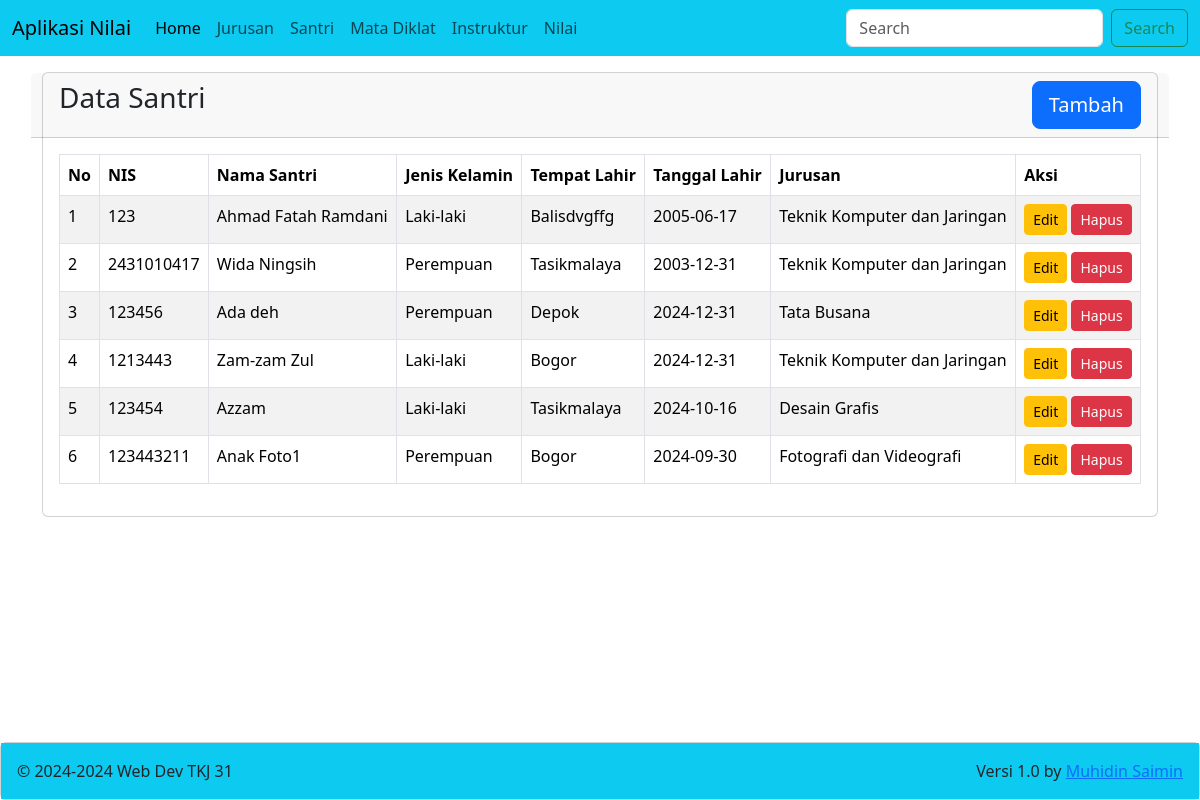
The page /?m=santri on the database its author committed.
### tables this page shows
CREATE TABLE `students` (
  `id` int(11) NOT NULL,
  `nis` varchar(10) NOT NULL,
  `name` varchar(100) DEFAULT NULL,
  `gender` varchar(10) DEFAULT NULL,
  `pob` varchar(75) DEFAULT NULL,
  `dob` date DEFAULT NULL,
  `major_id` int(11) NOT NULL
);

CREATE TABLE `majors` (
  `id` int(11) NOT NULL,
  `name` varchar(75) DEFAULT NULL,
  `capacity` int(11) DEFAULT NULL,
  `fill` int(11) DEFAULT NULL
);

### santri/view.php (the view)
<div class="row">
    <div class="col-12">
        <div class="card">
            <div class="card-header row">
                <div class="card-title h3 col-8">Data Santri</div>
                <div class="col-4">
                    <a href="?m=santri&s=add" class="btn btn-lg btn-primary float-end">Tambah</a>
                </div>
            </div>
            <div class="card-body">
                <table class="table table-bordered table-striped table-hover">
                    <thead>
                        <tr>
                            <th>No</th>
                            <th>NIS</th>
                            <th>Nama Santri</th>
                            <th>Jenis Kelamin</th>
                            <th>Tempat Lahir</th>
                            <th>Tanggal Lahir</th>
                            <th>Jurusan</th>
                            <th>Aksi</th>
                        </tr>
                    </thead>
                    <tbody>
                        <?php
                        include_once('config.php');
                        $sql = "SELECT students.id AS ids, students.nis, students.name AS names, students.gender, students.pob, students.dob, majors.id, majors.name AS namem FROM students JOIN majors ON majors.id=students.major_id";
                        $result = mysqli_query($con, $sql);
                        if (mysqli_num_rows($result)) {
                            $no=1;
                            while ($r = mysqli_fetch_assoc($result)) {
                                echo '<tr>
                                    <td>'.$no.'</td>
                                    <td>'.$r['nis'].'</td>
                                    <td>'.$r['names'].'</td>
                                    <td>'.$r['gender'].'</td>
                                    <td>'.$r['pob'].'</td>
                                    <td>'.$r['dob'].'</td>
                                    <td>'.$r['namem'].'</td>
                                    <td>
                                        <a href="?m=santri&s=edit&id='.$r['ids'].'" class="btn btn-warning btn-sm">Edit</a>
                                        <a href="?m=santri&s=delete&id='.$r['ids'].'" class="btn btn-danger btn-sm" onclick="return confirm(\'Yakin santri akan dihapus?, Menghapus santri akan menghilangkan semua data santri pada santri tersebut\')">Hapus</a>
                                    </td>
                                </tr>';
                                $no++;
                            }
                        } else {
                            echo '<tr>
                                <td colspan="8" align="center">Data Kosong</td>
                            </tr>';
                        }
                        ?>
                    </tbody>
                </table>
            </div>
        </div>
    </div>
</div>

### index.php (shortened to what this page needs)
<!DOCTYPE html>
<html lang="en">
<head>
    <link href="https://cdn.jsdelivr.net/npm/bootstrap@5.3.3/dist/css/bootstrap.min.css" rel="stylesheet">
</head>
<body>
    <nav class="navbar navbar-expand-lg bg-info" id="menu">
        <div class="container-fluid">
            <a class="navbar-brand" href="#">Aplikasi Nilai</a>
            <div class="collapse navbar-collapse" id="navbarSupportedContent">
                <ul class="navbar-nav me-auto mb-2 mb-lg-0">
                    <li class="nav-item">
                        <a class="nav-link active" aria-current="page" href=".">Home</a>
                    </li>
                    <li class="nav-item">
                        <a class="nav-link" href="?m=jurusan">Jurusan</a>
                    </li>
                    <li class="nav-item">
                        <a class="nav-link" href="?m=santri">Santri</a>
                    </li>
                    <li class="nav-item">
                        <a class="nav-link" href="?m=matadiklat">Mata Diklat</a>
                    </li>
                    <li class="nav-item">
                        <a class="nav-link" href="?m=instruktur">Instruktur</a>
                    </li>
                    <li class="nav-item">
                        <a class="nav-link" href="?m=nilai">Nilai</a>
                    </li>
                </ul>
                <form class="d-flex" role="search">
                    <input class="form-control me-2" type="search" placeholder="Search" aria-label="Search">
                    <button class="btn btn-outline-success" type="submit">Search</button>
                </form>
            </div>
        </div>
    </nav>
    <div class="container mt-3 mb-5">
        <?php include_once('tkj.php'); ?>
    </div>
    <div class="fixed-bottom">
        <div class="card">
            <div class="card-body bg-info">
                &copy; 2024-<?= date("Y") ?> Web Dev TKJ 31
                <span class="float-end">
                    Versi 1.0 by <a href="https://muhidin.web.id" target="blank" rel="noopener noreferrer">Muhidin Saimin</a>
                </span>
            </div>
        </div>
    </div>
</body>
</html>

### tkj.php (shortened to what this page needs)
<?php
$module = isset($_GET['m']) ? $_GET['m'] : 'home';
switch ($module) {
    case 'santri':
        include('santri/index.php');
        break;
}

### santri/index.php (shortened to what this page needs)
<?php
$module = isset($_GET['s']) ? $_GET['s'] : 'view';
switch ($module) {
    case 'view': default:
        include('santri/view.php');
        break;
}

### rows shown on the page
students: nis "123", name "Ahmad Fatah Ramdani", gender "Laki-laki", pob "Balisdvgffg", dob "2005-06-17", major.name "Teknik Komputer dan Jaringan"
students: nis "2431010417", name "Wida Ningsih", gender "Perempuan", pob "Tasikmalaya", dob "2003-12-31", major.name "Teknik Komputer dan Jaringan"
students: nis "123456", name "Ada deh", gender "Perempuan", pob "Depok", dob "2024-12-31", major.name "Tata Busana"
students: nis "1213443", name "Zam-zam Zul", gender "Laki-laki", pob "Bogor", dob "2024-12-31", major.name "Teknik Komputer dan Jaringan"
students: nis "123454", name "Azzam", gender "Laki-laki", pob "Tasikmalaya", dob "2024-10-16", major.name "Desain Grafis"
students: nis "123443211", name "Anak Foto1", gender "Perempuan", pob "Bogor", dob "2024-09-30", major.name "Fotografi dan Videografi"
